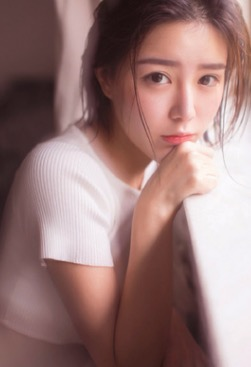
#> input picture tests/phash/a.jpg, 251 x 367 px, found by its file name; the run also reads 1 picture not shown here
$ python hash.py
#> lines starting #> are read from the running program, lines starting #| are printed output that depends on the picture
# -*- coding: UTF-8 -*-

import numpy as np
import cv2
import collections

def flatten(x):
    result = []
    for el in x:
        if isinstance(x, collections.Iterable) and not isinstance(el, str):
            result.extend(flatten(el))
        else:
            result.append(el)
    return result

#均值哈希算法
def aHash(img):
    # 缩放为8*8
    img = cv2.resize(img, (8, 8), interpolation=cv2.INTER_CUBIC)
    # 转换为灰度图
    gray = cv2.cvtColor(img, cv2.COLOR_BGR2GRAY)
    # s为像素和初值为0，hash_str为hash值初值为''
    s = 0
    hash_str = ''
    # 遍历累加求像素和
    for i in range(8):
        for j in range(8):
            s = s + gray[i, j]
    # 求平均灰度
    avg = s / 64
    # 灰度大于平均值为1相反为0生成图片的hash值
    for i in range(8):
        for j in range(8):
            if gray[i, j] > avg:
                hash_str = hash_str + '1'
            else:
                hash_str = hash_str + '0'
    return hash_str
#差值感知算法
def dHash(img):
    #缩放8*8
    img=cv2.resize(img,(9,8),interpolation=cv2.INTER_CUBIC)
    #转换灰度图
    gray=cv2.cvtColor(img,cv2.COLOR_BGR2GRAY)
    hash_str=''
    #每行前一个像素大于后一个像素为1，相反为0，生成哈希
    for i in range(8):
        for j in range(8):
            if   gray[i,j]>gray[i,j+1]:
                hash_str=hash_str+'1'
            else:
                hash_str=hash_str+'0'
    return hash_str

#Hash值对比 汉明距离
def cmpHash(hash1,hash2):
    n=0
    #hash长度不同则返回-1代表传参出错
    if len(hash1)!=len(hash2):
        return -1
    #遍历判断
    for i in range(len(hash1)):
        #不相等则n计数+1，n最终为相似度
        if hash1[i]!=hash2[i]:
            n=n+1
    return n

def getAHash(img1,img2):
    img1=cv2.imread(img1)
    img2=cv2.imread(img2)
    hash1= aHash(img1)
    hash2= aHash(img2)
    # print(hash1)
    # print(hash2)
    n=cmpHash(hash1,hash2)
    print ('均值哈希算法相似度：'+ str(n))
    return 1

def getDHash(img1,img2):
    img1=cv2.imread(img1)
    img2=cv2.imread(img2)
    hash1= dHash(img1)
    hash2= dHash(img2)
    # print(hash1)
    # print(hash2)
    n=cmpHash(hash1,hash2)
    print ('差值哈希算法相似度：'+ str(n))
    return 1

print ('相似度越小，说明两张图片越相似')

imgA='/Users/lihongxu6/IdeaProjectsGit/python-algorithm/tests/phash/a.jpg'
imgB='/Users/lihongxu6/IdeaProjectsGit/python-algorithm/tests/phash/b.jpg'
imgC='/Users/lihongxu6/IdeaProjectsGit/python-algorithm/tests/phash/c.jpg'
imgD='/Users/lihongxu6/IdeaProjectsGit/python-algorithm/tests/phash/d.jpg'
imgAH='/Users/lihongxu6/IdeaProjectsGit/python-algorithm/tests/phash/ah.jpg'

print ('---------均值哈希------------')

print ('a 和 b 对比，b复制的')
getAHash (imgA,imgB)
#> in getAHash, img1 is the input picture: shape (367, 251, 3); mean B, G, R 119.5, 121.5, 153.3
#> after the loop in aHash, `for i in range(8):`: s = 8475
#> in aHash, `avg = s / 64`: avg = 132.4
#> in getAHash, `n=cmpHash(hash1,hash2)`: n = 0
#| 均值哈希算法相似度：0

print ('a 和 c 对比，c是裁剪的')
getAHash (imgA,imgC)
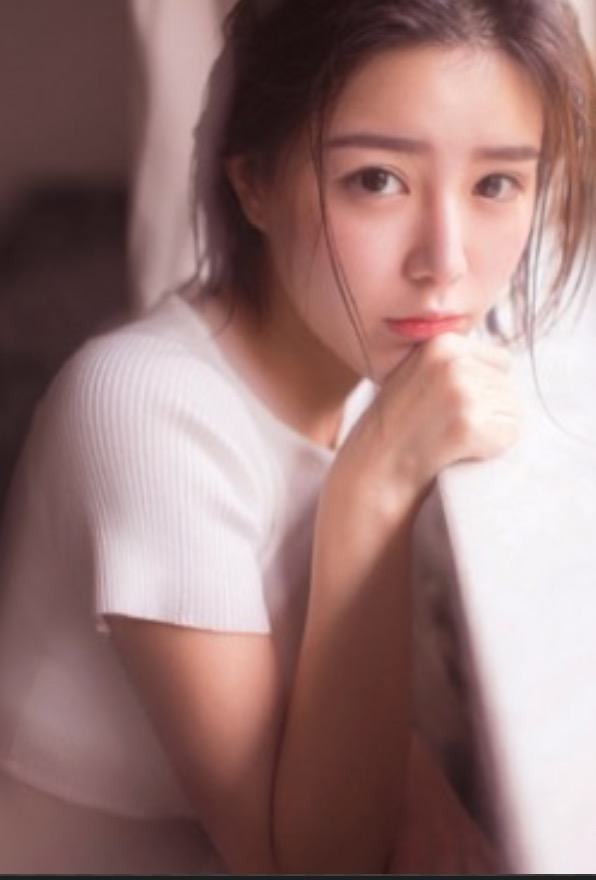
#> input picture tests/phash/c.jpg, 596 x 880 px, found by its file name
#> in getAHash, img2 is the input picture: shape (880, 596, 3); mean B, G, R 119, 120.9, 152.7
#> in getAHash (call 2), `n=cmpHash(hash1,hash2)`: n = 1
#| 均值哈希算法相似度：1

print ('a 和 d 对比，d裁剪部分')
getAHash (imgA,imgC)
#| 均值哈希算法相似度：1

print ('a 和 ah 对比，图片内容完全不一致')
getAHash (imgA,imgAH)
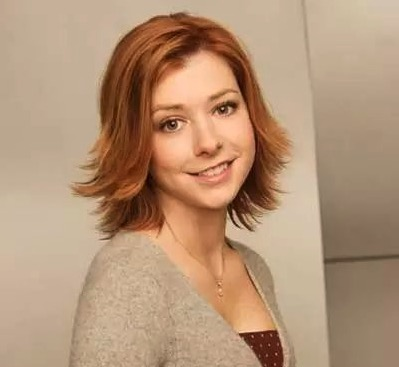
#> input picture tests/phash/ah.jpg, 399 x 367 px, found by its file name
#> in getAHash, img2 is the input picture: shape (367, 399, 3); mean B, G, R 119.4, 147.3, 179.9
#> in getAHash (call 4), `n=cmpHash(hash1,hash2)`: n = 39
#| 均值哈希算法相似度：39


print ('---------差值哈希------------')

print ('a 和 b 对比，b复制的')
getDHash (imgA,imgB)
#> in getDHash, `n=cmpHash(hash1,hash2)`: n = 0
#| 差值哈希算法相似度：0

print ('a 和 c 对比，c是裁剪的')
getDHash (imgA,imgC)
#| 差值哈希算法相似度：6

print ('a 和 d 对比，d裁剪部分')
getDHash (imgA,imgC)
#| 差值哈希算法相似度：6

print ('a 和 ah 对比，图片内容完全不一致')
getDHash (imgA,imgAH)
#| 差值哈希算法相似度：43
